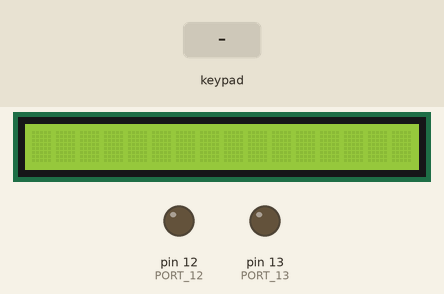
Simulated run of this sketch. Board: Arduino Uno, built with avr-gcc and run on an emulated ATmega328P. Shown: 16×1 character LCD, output pins drawn as LEDs (lit = HIGH). The test bench sets the inputs (shaded band). What the sketch prints to the serial monitor is not drawn.

Above: at 1.2 s.
1.3 s: keypad keys 7 3 5 5 6 0 8 pressed 0.4 s apart
At 4.3 s:
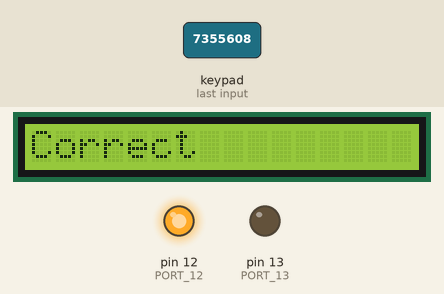
5.6 s: keypad keys 7 3 5 5 6 0 8 # pressed 0.4 s apart
At 8.9 s:
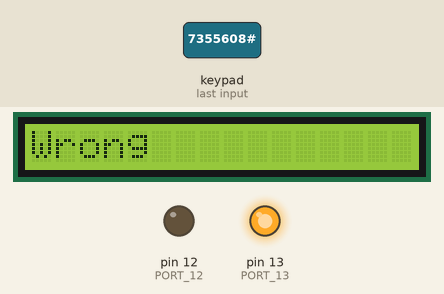
10.3 s: keypad keys 9 8 7 6 * pressed 0.4 s apart
At 12.3 s:
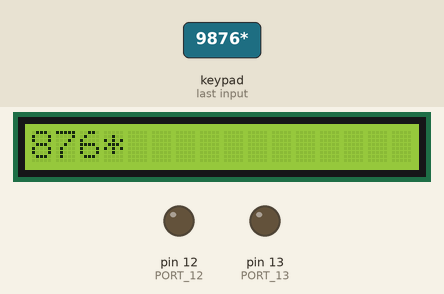
13.8 s: key 'A' pressed
At 15.0 s:
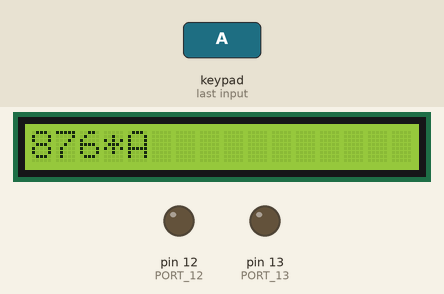
15.3 s: key 'B' pressed
At 16.2 s:
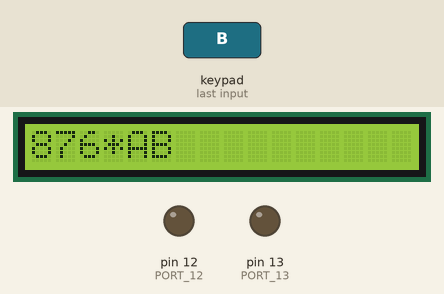
16.8 s: keypad keys 7 3 5 5 6 0 8 D pressed 0.4 s apart
At 20.6 s:
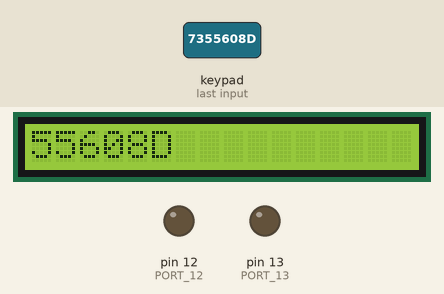
Timing chart, 0 to 22.1 s (numbered marks = the images above; inputs shaded):
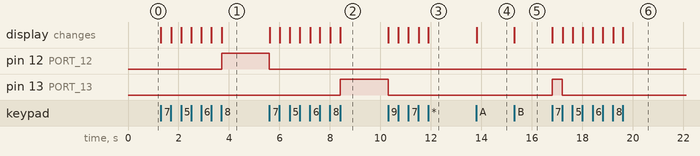

The sketch:

sketch_sep12a.ino
```cpp
#include <stdio.h>
#include <Keypad.h>
#include <Wire.h>
#include <LiquidCrystal_I2C.h>

const byte ROWS = 4;
const byte COLS = 4;

char hexaKeys[ROWS][COLS] = {
  { '1', '2', '3', 'A' },
  { '4', '5', '6', 'B' },
  { '7', '8', '9', 'C' },
  { '*', '0', '#', 'D' }
};

byte rowPins[ROWS] = { 9, 8, 7, 6 };
byte colPins[COLS] = { 5, 4, 3, 2 };

Keypad customKeypad = Keypad(makeKeymap(hexaKeys), rowPins, colPins, ROWS, COLS);

LiquidCrystal_I2C lcd(0x27, 16, 1);

#define PORT_13 13
#define PORT_12 12

String led_on = "led on";
String led_off = "led off";

void setup() {
  pinMode(PORT_13, OUTPUT);
  pinMode(PORT_12, OUTPUT);
  lcd.backlight();
  lcd.init();
  Serial.begin(9600);
}

void loop() {
  static char userInput[7];
  static char correctCode[7] = { '7', '3', '5', '5', '6', '0', '8' };
  static int count = 0;
  char customKey = customKeypad.getKey();
  String correct = "Correct";
  String wrong = "Wrong";
  bool isCorrect = true;

  if (customKey) {
    lcd.print(customKey);
    Serial.print(customKey);
    digitalWrite(PORT_12, LOW);
    digitalWrite(PORT_13, LOW);

    if (count >= 7) {
      lcd.clear();
      count = 0;
      return;
    }

    if (customKey == 'C') {
      lcd.clear();
      lcd.setCursor(0, 0);
      count = 0;
      return;
    }

    if (count < 7) {
      userInput[count] = customKey;
    }

    count++;

    if (count == 7) {
      for (int i = 0; i < 7; i++) {
        if (userInput[i] != correctCode[i]) {
          isCorrect = false;
          break;
        }
      }

      lcd.clear();

      if (isCorrect) {
        lcd.print(correct);
        digitalWrite(PORT_12, HIGH);
        digitalWrite(PORT_13, LOW);
      } else {
        lcd.print(wrong);
        digitalWrite(PORT_13, HIGH);
        digitalWrite(PORT_12, LOW);
      }
    }
  }

  if (Serial.available()) {
    String input = Serial.readString();

    input.trim();

    if (input == led_on) {
      digitalWrite(PORT_13, HIGH);
      Serial.println(led_on);
    } else if (input == led_off) {
      digitalWrite(PORT_13, LOW);
      Serial.println(led_off);
    } else {
      Serial.println("Invalid input");
    }
  }
}
```

Measured:
- after the input at 1.3 s, pin 12 (PORT_12): LOW → HIGH after 2.4 s; the display: first changes at once (image 1 shows a later state)
- after the input at 5.6 s, pin 12 (PORT_12): HIGH → LOW at once; pin 13 (PORT_13): LOW → HIGH after 2.8 s; the display: first changes at once (image 2 shows a later state)
- after the input at 10.3 s, pin 13 (PORT_13): HIGH → LOW at once; the display: first changes at once (image 3 shows a later state)
- after the input at 13.8 s, the display: changes at once (image 4)
- after the input at 15.3 s, the display: changes at once (image 5)
- after the input at 16.8 s, pin 13 (PORT_13): LOW → HIGH at once, → LOW 0.39 s later; the display: first changes at once (image 6 shows a later state)
